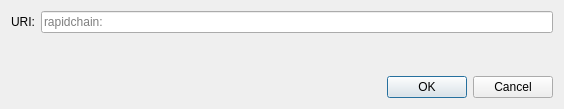
<?xml version="1.0" encoding="UTF-8"?>
<ui version="4.0">
 <class>OpenURIDialog</class>
 <widget class="QDialog" name="OpenURIDialog">
  <property name="geometry">
   <rect>
    <x>0</x>
    <y>0</y>
    <width>564</width>
    <height>109</height>
   </rect>
  </property>
  <property name="windowTitle">
   <string>Open RapidChain URI</string>
  </property>
  <layout class="QVBoxLayout" name="verticalLayout">
   <item>
    <layout class="QHBoxLayout" name="horizontalLayout">
     <item>
      <widget class="QLabel" name="label">
       <property name="text">
        <string>URI:</string>
       </property>
      </widget>
     </item>
     <item>
      <widget class="QValidatedLineEdit" name="uriEdit">
       <property name="placeholderText">
        <string notr="true">rapidchain:</string>
       </property>
      </widget>
     </item>
    </layout>
   </item>
   <item>
    <spacer name="verticalSpacer">
     <property name="orientation">
      <enum>Qt::Vertical</enum>
     </property>
     <property name="sizeHint" stdset="0">
      <size>
       <width>20</width>
       <height>40</height>
      </size>
     </property>
    </spacer>
   </item>
   <item>
    <widget class="QDialogButtonBox" name="buttonBox">
     <property name="orientation">
      <enum>Qt::Horizontal</enum>
     </property>
     <property name="standardButtons">
      <set>QDialogButtonBox::Cancel|QDialogButtonBox::Ok</set>
     </property>
    </widget>
   </item>
  </layout>
 </widget>
 <customwidgets>
  <customwidget>
   <class>QValidatedLineEdit</class>
   <extends>QLineEdit</extends>
   <header>qt/qvalidatedlineedit.h</header>
  </customwidget>
 </customwidgets>
 <resources/>
 <connections>
  <connection>
   <sender>buttonBox</sender>
   <signal>accepted()</signal>
   <receiver>OpenURIDialog</receiver>
   <slot>accept()</slot>
   <hints>
    <hint type="sourcelabel">
     <x>248</x>
     <y>254</y>
    </hint>
    <hint type="destinationlabel">
     <x>157</x>
     <y>274</y>
    </hint>
   </hints>
  </connection>
  <connection>
   <sender>buttonBox</sender>
   <signal>rejected()</signal>
   <receiver>OpenURIDialog</receiver>
   <slot>reject()</slot>
   <hints>
    <hint type="sourcelabel">
     <x>316</x>
     <y>260</y>
    </hint>
    <hint type="destinationlabel">
     <x>286</x>
     <y>274</y>
    </hint>
   </hints>
  </connection>
 </connections>
</ui>
